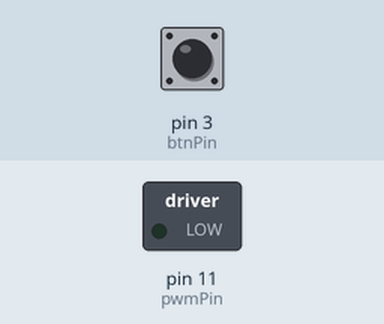
Simulated run of this sketch. Board: Arduino Uno, built with avr-gcc and run on an emulated ATmega328P. Parts: switched loads named in the sketch (green lamp = pin HIGH). The test bench sets the inputs (shaded band); at power-on: pin 3 (btnPin) HIGH.

Above: at 1.2 s.
1.3 s: pin 3 (btnPin) pulled LOW for 0.15 s
At 1.45 s:
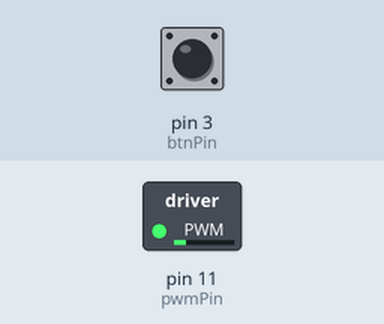
4.3 s: pin 3 (btnPin) pulled LOW for 1 s
At 4.95 s:
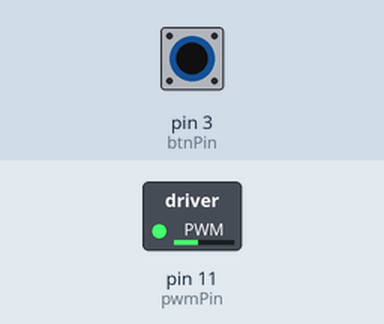
7.3 s: pin 3 (btnPin) pulled LOW for 3.2 s
At 12.1 s:
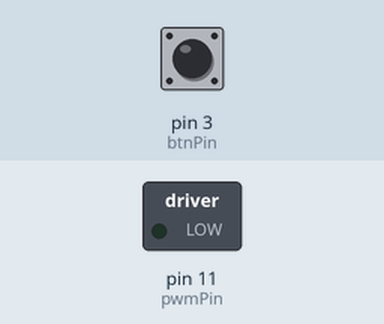
Timing chart, 0 to 13.6 s (numbered marks = the images above; inputs shaded):
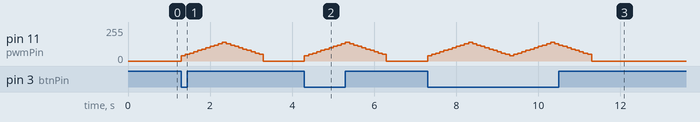

The sketch:

TU_arduino_PWM_DCmotor.ino
```cpp
/*
**********************************
* @author SSSLAB
* @Mod    2022-8-24 by YKKIM
* @bref   Embedded Controller (Arduino): PWM with DC Motor
**********************************
*/

const int pwmPin = 11;  // PWM pin
const int btnPin = 3;   // button pin

int btnState = HIGH;

void setup() {
  // Initialize pwm pin as an output
  pinMode(pwmPin, OUTPUT);

  // Initialize button pin as an input
  pinMode(btnPin, INPUT);
}

void loop() {

  btnState = digitalRead(btnPin);

  // when the button is pressed,
  if (btnState == LOW){
    for (int i = 0; i < 10; i++){
      analogWrite(pwmPin, 40 + 10*i);   // Speed up
      delay(100);
    }

    for (int i = 10; i > 0; i--){
      analogWrite(pwmPin, 40 + 10*i);   // Speed down
      delay(100);
    }
  }
  // when the button is released,
  else{
    analogWrite(pwmPin, 0);
  }
}
```

Measured:
- after the input at 1.3 s, pin 11 (pwmPin): rises from 0/255 to 140/255 in 1.0 s, then falls to 0/255 in 1.0 s
- after the input at 4.3 s, pin 11 (pwmPin): rises from 0/255 to 140/255 in 1.0 s, then falls to 0/255 in 1.0 s
